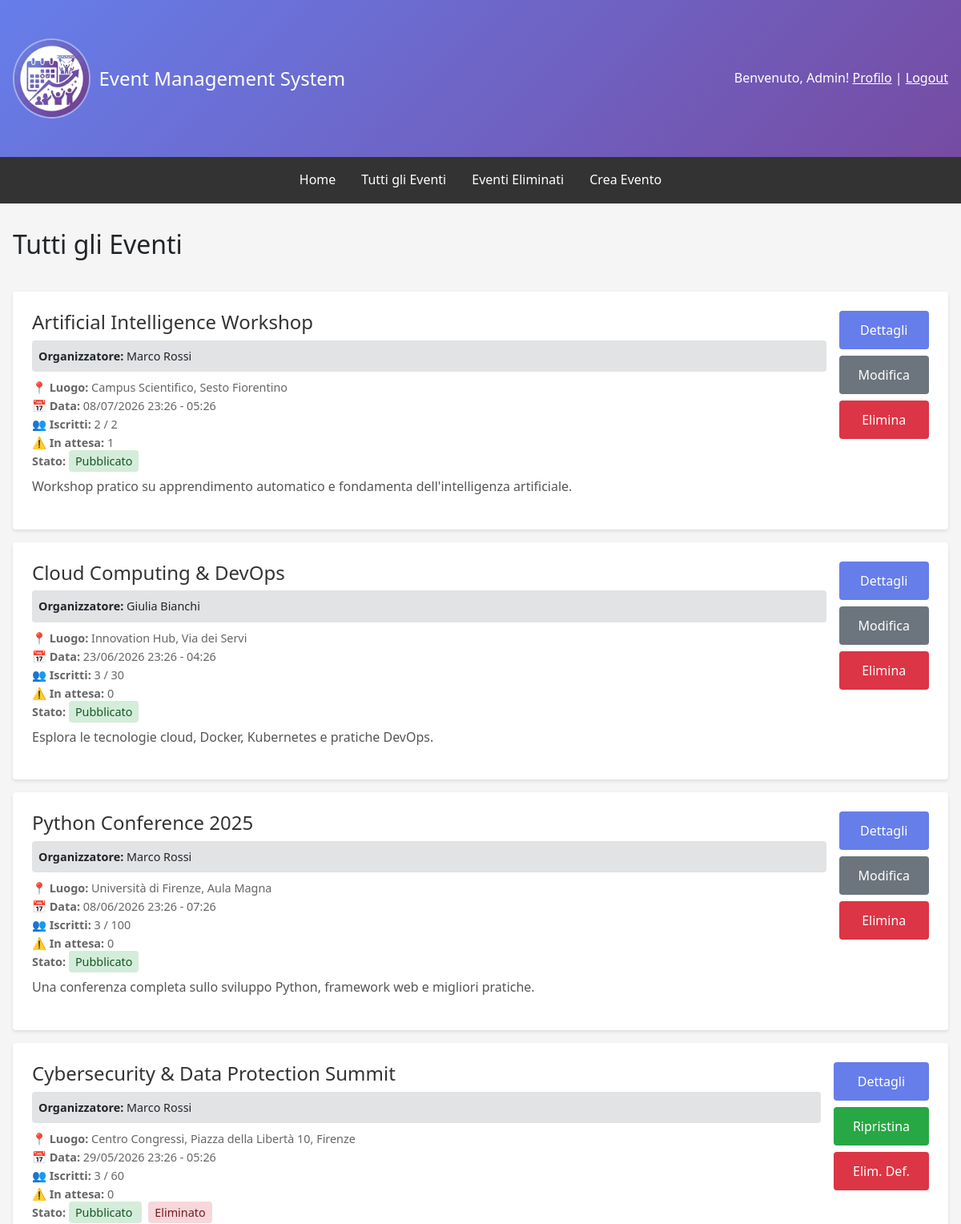
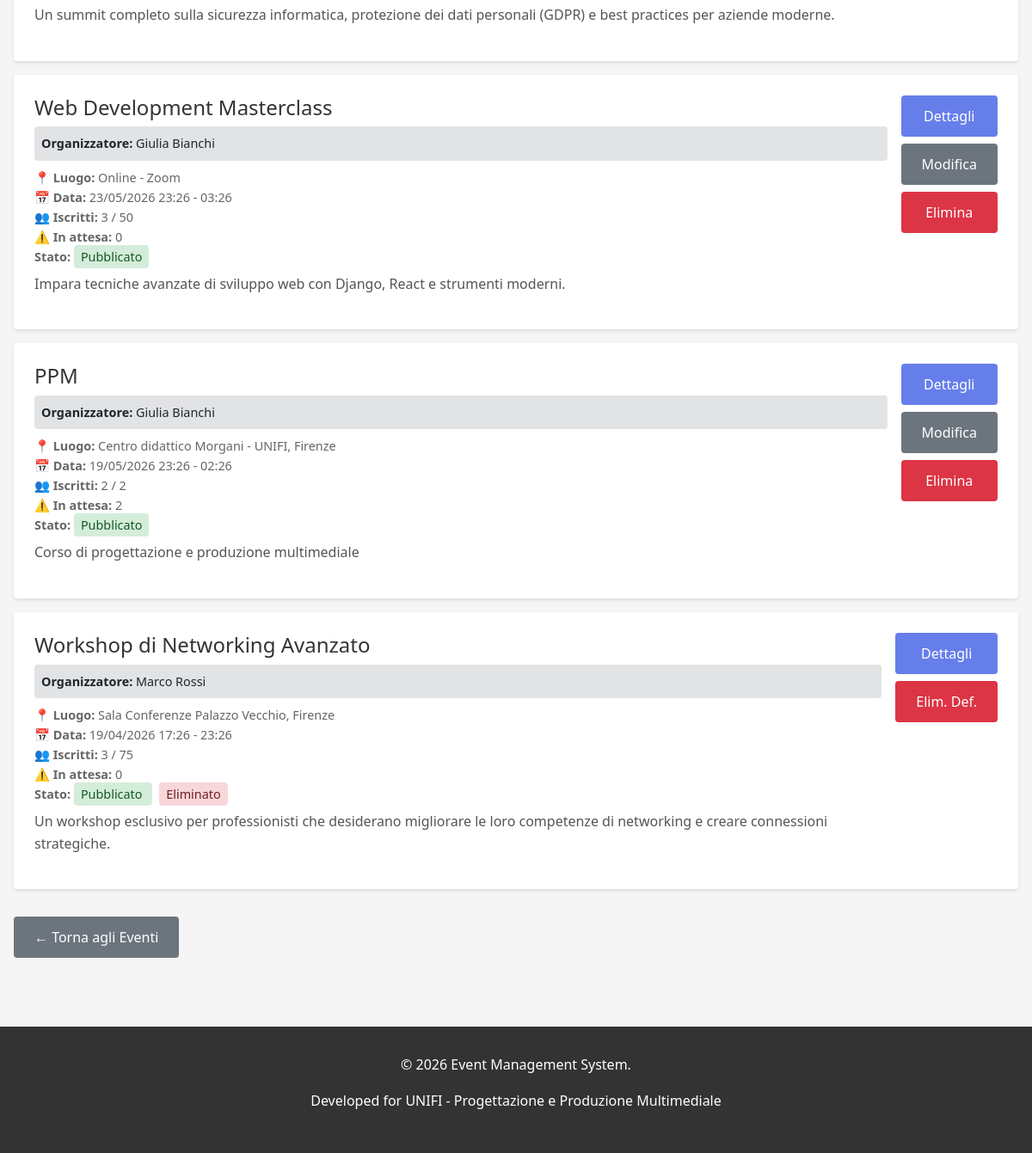
/events/my-events/ (signed in), run on the app's committed database (2 pictures, top to bottom).
### events/models.py (models this page shows, shortened)
class Event(models.Model):
    STATUS_CHOICES = [('draft', 'Bozza'), ('published', 'Pubblicato'), ('ongoing', 'In Corso'), ('completed', 'Completato'), ('cancelled', 'Annullato')]
    title = models.CharField(max_length=200, verbose_name='Titolo')
    description = models.TextField(verbose_name='Descrizione')
    organizer = models.ForeignKey(User, on_delete=models.CASCADE, related_name='organized_events', verbose_name='Organizzatore')
    location = models.CharField(max_length=255, verbose_name='Luogo')
    start_date = models.DateTimeField(verbose_name='Data e Ora Inizio')
    end_date = models.DateTimeField(verbose_name='Data e Ora Fine')
    max_attendees = models.IntegerField(null=True, blank=True, verbose_name='Numero Massimo Partecipanti')
    image = models.ImageField(upload_to='event_images/', blank=True, null=True, verbose_name='Immagine')
    status = models.CharField(max_length=15, choices=STATUS_CHOICES, default='draft', verbose_name='Stato')
    created_at = models.DateTimeField(auto_now_add=True)
    updated_at = models.DateTimeField(auto_now=True)
    deleted_at = models.DateTimeField(null=True, blank=True, verbose_name='Eliminato il')
    class Meta:
        ordering = ['-start_date']
        permissions = [('can_create_event', 'Può creare eventi'), ('can_edit_own_events', 'Può modificare i propri eventi'), ('can_delete_own_events', 'Può eliminare i propri eventi'), ('can_view_attendees', 'Può visualizzare la lista dei partecipanti')]
    @property
    def get_confirmed_attendees_count(self):
        return self.eventregistration_set.filter(status='confirmed').count()
    def get_pending_attendees_count(self):
        return self.eventregistration_set.filter(status='pending').count()

### events/views.py (the view)
# urls.py: path('my-events/', views.organizer_events, name='organizer_events'),
def organizer_events(request):
    if not request.user.is_authenticated:
        return redirect('users:login')
    try:
        profile = request.user.profile
        is_organizer = profile.role == 'organizer'
    except UserProfile.DoesNotExist:
        is_organizer = False
    is_admin = request.user.is_staff
    if not is_organizer and not is_admin:
        messages.error(request, 'Accesso negato. Solo gli organizzatori e gli admin possono visualizzare questa pagina.')
        return redirect('events:event_list')
    if is_admin:
        events = Event.objects.all().order_by('-start_date')
    else:
        events = Event.objects.filter(organizer=request.user).order_by('start_date')
    from django.utils import timezone
    for event in events:
        if event.deleted_at:
            event.can_restore = (timezone.now() - event.deleted_at).days < 3
        else:
            event.can_restore = False
    context = {'events': events, 'title': 'I miei eventi', 'is_admin': is_admin}
    return render(request, 'events/organizer_events.html', context)

### templates/events/organizer_events.html (shortened to what this page needs)
{% extends 'base.html' %}
{% block content %}
<div class="organizer-header">
    <h2>{% if is_admin %}Tutti gli Eventi{% else %}I Miei Eventi{% endif %}</h2>
</div>
{% if events %}
    {% for event in events %}
        <div class="event-card">
            <div class="event-card-content">
                <div class="event-card-info">
                    <h3 class="event-title">{{ event.title }}</h3>
                    {% if is_admin and user != event.organizer %}
                        <div style="background-color: #e2e3e5; padding: 0.5rem; border-radius: 4px; margin-bottom: 0.5rem; font-size: 0.9rem;">
                            <strong>Organizzatore:</strong> {{ event.organizer.get_full_name|default:event.organizer.username }}
                        </div>
                    {% endif %}
                    <div class="event-meta">
                        <strong>📍 Luogo:</strong> {{ event.location }}<br>
                        <strong>📅 Data:</strong> {{ event.start_date|date:"d/m/Y H:i" }} - {{ event.end_date|date:"H:i" }}<br>
                        <strong>👥 Iscritti:</strong> {{ event.get_confirmed_attendees_count }}{% if event.max_attendees %} / {{ event.max_attendees }}{% endif %}<br>
                        <strong>⚠️ In attesa:</strong> {{ event.get_pending_attendees_count }}<br>
                        <strong>Stato:</strong>
                        <span style="padding: 0.25rem 0.5rem; border-radius: 4px; font-size: 0.9rem;
                            {% if event.status == 'published' %}background-color: #d4edda; color: #155724;
                            {% elif event.status == 'draft' %}background-color: #fff3cd; color: #856404;
                            {% elif event.status == 'cancelled' %}background-color: #f8d7da; color: #721c24;
                            {% elif event.status == 'completed' %}background-color: #d1ecf1; color: #0c5460;
                            {% elif event.status == 'ongoing' %}background-color: #e8d9ff; color: #4a1d8c;
                            {% endif %}">
                            {{ event.get_status_display }}
                        </span>
                        {% if event.deleted_at %}
                            <span style="padding: 0.25rem 0.5rem; border-radius: 4px; font-size: 0.9rem; background-color: #f8d7da; color: #721c24; margin-left: 0.5rem;">
                                Eliminato
                            </span>
                        {% endif %}
                    </div>
                    <p class="event-description">{{ event.description|truncatewords:30 }}</p>
                </div>
                <div class="event-card-actions">
                    <a href="{% url 'events:event_detail' event.pk %}" class="btn" style="white-space: nowrap;">Dettagli</a>
                    {% if not event.deleted_at%}
                        <a href="{% url 'events:event_update' event.pk %}" class="btn btn-secondary" style="white-space: nowrap;">Modifica</a>
                    {% elif event.can_restore %}
                        <a href="{% url 'events:event_restore' event.pk %}" class="btn btn-success" style="white-space: nowrap;">Ripristina</a>
                    {% endif %}
                    <a href="{% url 'events:event_delete' event.pk %}" class="btn btn-danger" style="white-space: nowrap; ">
                        {% if not event.deleted_at%}
                            Elimina
                        {% else %}
                            Elim. Def.
                        {% endif %}
                    </a>
                </div>
            </div>
        </div>
    {% endfor %}
{% endif %}
<div style="margin-top: 2rem;">
    <a href="{% url 'events:event_list' %}" class="btn btn-secondary">← Torna agli Eventi</a>
</div>
{% endblock %}

### templates/base.html (shortened to what this page needs)
{% load static %}
<!DOCTYPE html>
<html lang="it">
<head>
    <link href="https://cdn.jsdelivr.net/npm/bootstrap@5.3.0/dist/css/bootstrap.min.css" rel="stylesheet">
</head>
<body>
    <header>
        <div class="container">
            <div class="header-content">
                <div class="header-logo">
                    <a href="{% url 'home' %}" style="text-decoration: none; color: inherit; display: flex; align-items: center; gap: 10px;">
                        <img src="{% static 'favicon.ico' %}" alt="Event Management System Logo">
                        <h1>Event Management System</h1>
                    </a>
                </div>
                <div class="user-info">
                    {% if user.is_authenticated %}
                        <span>Benvenuto, {{ user.first_name|default:user.username }}!</span>
                        <a href="{% url 'users:profile' %}" style="color: white; text-decoration: underline;">Profilo</a> |
                        <form method="post" action="{% url 'users:logout' %}" style="display: inline; margin: 0; padding: 0; background: none; border:none; outline: none; box-shadow: none;">
                            <button type="submit" style="background: none; border: none; color: white; text-decoration: underline; cursor: pointer; padding: 0; font: inherit; outline: none; box-shadow: none;">
                                Logout
                            </button>
                        </form>
                    {% else %}
                        <a href="{% url 'users:login' %}" style="color: white; text-decoration: underline;">Login</a> |
                        <a href="{% url 'users:register' %}" style="color: white; text-decoration: underline;">Registrati</a>
                    {% endif %}
                </div>
            </div>
        </div>
    </header>
    <nav>
        <div class="nav-links">
            <a href="{% url 'home' %}">Home</a>
            <a href="{% url 'events:event_list' %}">Tutti gli Eventi</a>
            {% if user.is_authenticated %}
                {% if user.is_staff %}
                    <a href="{% url 'events:deleted_events' %}">Eventi Eliminati</a>
                    <a href="{% url 'events:event_create' %}">Crea Evento</a>
                {% else %}
                    <a href="{% url 'events:user_registrations' %}">Le mie Registrazioni</a>
                    <a href="{% url 'events:calendar_view' %}">Calendario</a>
                {% endif %}
            {% endif %}
        </div>
    </nav>
    <div class="container">
        {% block content %}{% endblock %}
    </div>
    <footer>
        <p>&copy; 2026 Event Management System.</p>
        <p>Developed for UNIFI - Progettazione e Produzione Multimediale</p>
    </footer>
</body>
</html>

### templates/base.html (style rules this page uses)
* { margin: 0; padding: 0; box-sizing: border-box; }
body { font-family: 'Segoe UI', Tahoma, Geneva, Verdana, sans-serif; background-color: #f5f5f5; line-height: 1.6; }
header { background: linear-gradient(135deg, #667eea 0%, #764ba2 100%); color: white; padding: 1rem 0; }
.header-logo { display: flex; align-items: center; gap: 0.75rem; }
.header-logo img { height: 100px; width: auto; border: 2px solid rgb(255 255 255 / 0.4); border-radius: 50%; }
.header-logo h1 { margin: 0; font-size: 1.5rem; }
nav { background-color: #333; padding: 0; position: relative; transition: all 0.3s ease; }
.nav-links { display: flex; justify-content: center; padding: 0.5rem; transition: all 0.3s ease; }
nav a { display: inline-block; color: white; text-decoration: none; padding: 0.5rem 1rem; font-size: 1rem; transition: all 0.3s ease; }
.container { max-width: 1200px; margin: 0 auto; padding: 2rem 1rem; }
.header-content { display: flex; justify-content: space-between; align-items: center; }
.btn { display: inline-block; padding: 0.75rem 1.5rem; background-color: #667eea; color: white; text-decoration: none; border-radius: 4px; border: none; cursor: pointer; font-size: 1rem; }
.btn-danger { background-color: #dc3545; }
.btn-secondary { background-color: #6c757d; }
.btn-success { background-color: #28a745; }
footer { background-color: #333; color: white; text-align: center; padding: 2rem; margin-top: 3rem; }
.event-card { background: white; padding: 1.5rem; margin-bottom: 1rem; border-radius: 4px; box-shadow: 0 2px 4px rgba(0,0,0,0.1); }
.event-title { font-size: 1.5rem; margin-bottom: 0.5rem; color: #333; }
.event-meta { color: #666; font-size: 0.9rem; margin-bottom: 0.5rem; }
.event-description { color: #555; margin-bottom: 1rem; }
form { background: white; padding: 2rem; border-radius: 4px; box-shadow: 0 2px 4px rgba(0,0,0,0.1); }
.user-info { color: white; }

### templates/events/organizer_events.html (style rules this page uses)
.organizer-header { display: flex; justify-content: space-between; align-items: center; margin-bottom: 2rem; flex-wrap: wrap; gap: 1rem; }
.event-card-content { display: flex; justify-content: space-between; align-items: start; flex-wrap: wrap; gap: 1rem; }
.event-card-info { flex: 1; min-width: 200px; }
.event-card-actions { display: flex; flex-direction: column; gap: 0.5rem; }

### data on the page
Event: title "Artificial Intelligence Workshop", organizer.get_full_name "Marco Rossi", location "Campus Scientifico, Sesto Fiorentino", start_date "08/07/2026 23:26", end_date "05:26", get_confirmed_attendees_count "2", max_attendees "2", get_pending_attendees_count "1", status "Pubblicato", description "Workshop pratico su apprendimento automatico e fondamenta dell'intelligenza artificiale.", shows "Modifica", shows "Elimina"
Event: title "Cloud Computing & DevOps", organizer.get_full_name "Giulia Bianchi", location "Innovation Hub, Via dei Servi", start_date "23/06/2026 23:26", end_date "04:26", get_confirmed_attendees_count "3", max_attendees "30", get_pending_attendees_count "0", status "Pubblicato", description "Esplora le tecnologie cloud, Docker, Kubernetes e pratiche DevOps.", shows "Modifica", shows "Elimina"
Event: title "Python Conference 2025", organizer.get_full_name "Marco Rossi", location "Università di Firenze, Aula Magna", start_date "08/06/2026 23:26", end_date "07:26", get_confirmed_attendees_count "3", max_attendees "100", get_pending_attendees_count "0", status "Pubblicato", description "Una conferenza completa sullo sviluppo Python, framework web e migliori pratiche.", shows "Modifica", shows "Elimina"
Event: title "Cybersecurity & Data Protection Summit", organizer.get_full_name "Marco Rossi", location "Centro Congressi, Piazza della Libertà 10, Firenze", start_date "29/05/2026 23:26", end_date "05:26", get_confirmed_attendees_count "3", max_attendees "60", get_pending_attendees_count "0", status "Pubblicato", shows "Eliminato", description "Un summit completo sulla sicurezza informatica, protezione dei dati personali (GDPR) e best practices per aziende moderne.", shows "Ripristina", shows "Elim. Def."
Event: title "Web Development Masterclass", organizer.get_full_name "Giulia Bianchi", location "Online - Zoom", start_date "23/05/2026 23:26", end_date "03:26", get_confirmed_attendees_count "3", max_attendees "50", get_pending_attendees_count "0", status "Pubblicato", description "Impara tecniche avanzate di sviluppo web con Django, React e strumenti moderni.", shows "Modifica", shows "Elimina"
Event: title "PPM", organizer.get_full_name "Giulia Bianchi", location "Centro didattico Morgani - UNIFI, Firenze", start_date "19/05/2026 23:26", end_date "02:26", get_confirmed_attendees_count "2", max_attendees "2", get_pending_attendees_count "2", status "Pubblicato", description "Corso di progettazione e produzione multimediale", shows "Modifica", shows "Elimina"
Event: title "Workshop di Networking Avanzato", organizer.get_full_name "Marco Rossi", location "Sala Conferenze Palazzo Vecchio, Firenze", start_date "19/04/2026 17:26", end_date "23:26", get_confirmed_attendees_count "3", max_attendees "75", get_pending_attendees_count "0", status "Pubblicato", shows "Eliminato", description "Un workshop esclusivo per professionisti che desiderano migliorare le loro competenze di networking e creare connessioni strategiche.", shows "Elim. Def."

### other printed values
{{ user.first_name|default:user.username }} "Admin"
